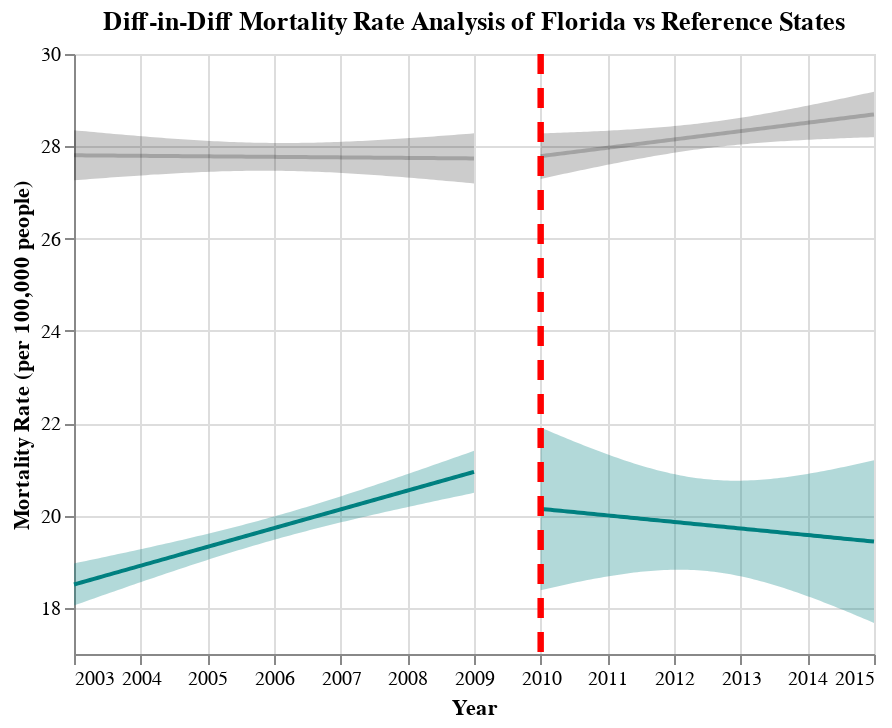

This figure's notebook cell:
### Code cell
## Combine pre-post graphs to create diff-in-diff graph for FL and FL reference states
diff_in_diff_FL = pre_post_FL + pre_post_FL_ref
diff_in_diff_FL.properties(title="Diff-in-Diff Mortality Rate Analysis of Florida vs Reference States")
